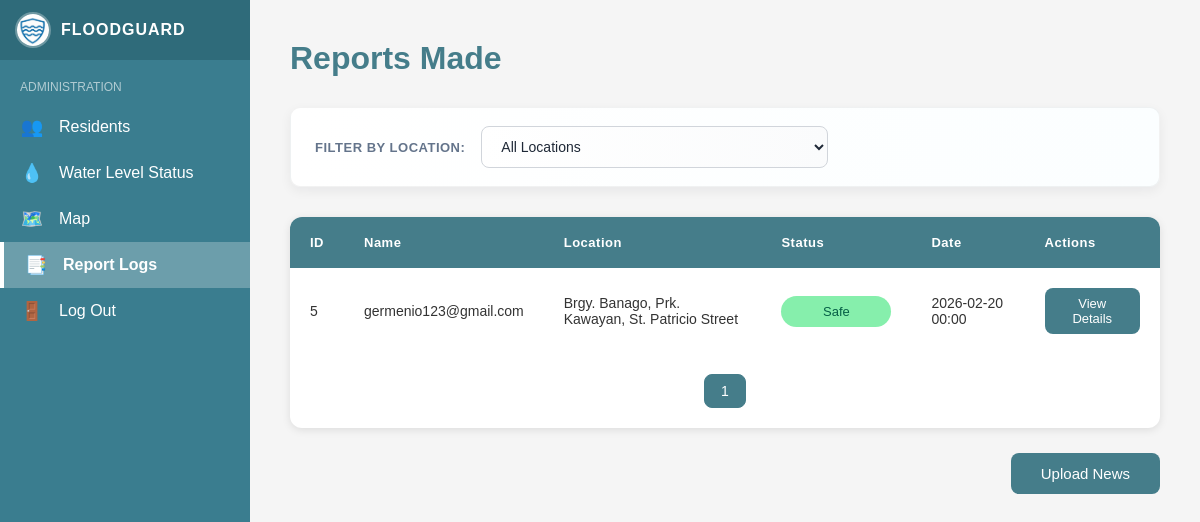
The page /views/admin-report-log.php (signed in) on the database its author committed.
### tables this page shows
CREATE TABLE `reports` (
  `id` int(10) UNSIGNED NOT NULL,
  `user_email` varchar(255) DEFAULT NULL,
  `location` varchar(255) NOT NULL,
  `status` enum('Safe','In Danger','Alert','Danger') NOT NULL,
  `description` text DEFAULT NULL,
  `image` mediumblob DEFAULT NULL,
  `post_news` tinyint(1) NOT NULL DEFAULT 0,
  `created_at` datetime NOT NULL DEFAULT current_timestamp()
);

### models/reports.php (called while the page is built, shortened)
<?php
function get_all_reports($conn, $limit = null, $offset = 0) {
    $reports = [];
    $query = "SELECT id, user_email, location, status, description, image, post_news, created_at
              FROM reports
              ORDER BY created_at DESC";
    if ($limit !== null) {
        $limit = intval($limit);
        $offset = intval($offset);
        $query .= " LIMIT $limit OFFSET $offset";
    }
    $result = $conn->query($query);
    if ($result && $result->num_rows > 0) {
        while ($row = $result->fetch_assoc()) {
            $reports[] = $row;
        }
    }
    return $reports;
}
function get_reports_count($conn) {
    $query = "SELECT COUNT(*) as total FROM reports";
    $result = $conn->query($query);
    if ($result) {
        $row = $result->fetch_assoc();
        return (int)$row['total'];
    }
    return 0;
}
?>

### views/admin-report-log.php (the view, shortened to what this page needs)
<?php
include '../controllers/admin-report-log-controller.php';
?>
<!DOCTYPE html>
<html lang="en">
<head>
    <link rel="stylesheet" href="../assets/css/adminreportlog.css">
</head>
<body>
<?php include 'include/admin-sidebar.php'; ?>
<main>
<div class="main-wrapper">
    <h1>Reports Made</h1>
    <div class="filter-box">
        <form method="GET" class="filter-form">
            <label for="locationFilter">Filter by Location:</label>
            <select id="locationFilter" name="location" onchange="this.form.submit()">
                <option value="">All Locations</option>
            </select>
        </form>
    </div>
    <div class="table-container">
        <table>
            <thead>
                <tr>
                    <th>ID</th>
                    <th>Name</th>
                    <th>Location</th>
                    <th>Status</th>
                    <th>Date</th>
                    <th>Actions</th>
                </tr>
            </thead>
            <tbody>
            <?php if (empty($reports)): ?>
                <tr>
                    <td colspan="6" style="text-align: center;">No reports found</td>
                </tr>
            <?php else: ?>
                <?php foreach ($reports as $r): ?>
                <tr>
                    <td><?= htmlspecialchars($r["id"]) ?></td>
                    <td><?= htmlspecialchars($r["name"]) ?></td>
                    <td><?= htmlspecialchars($r["area"]) ?></td>
                    <td>
                        <span class="status-badge <?= getBadgeClass($r["status"]) ?>">
                            <?= htmlspecialchars($r["status"]) ?>
                        </span>
                    </td>
                    <td><?= htmlspecialchars(date('Y-m-d H:i', strtotime($r["last_updated"]))) ?></td>
                    <td>
                        <button class="view-details-btn" onclick="viewReport(<?= (int)$r['id'] ?>)">
                            View Details
                        </button>
                    </td>
                </tr>
                <?php endforeach; ?>
            <?php endif; ?>
            </tbody>
        </table>
            <div class="pagination-section" style="margin: 20px 0; text-align: center;">
                <?php if (!empty($pagination_buttons)): ?>
                    <?php foreach ($pagination_buttons as $btn): ?>
                        <?= $btn ?>
                    <?php endforeach; ?>
                <?php endif; ?>
            </div>
    </div>
    <div class="button-section">
        <button class="upload-btn">Upload News</button>
    </div>
</div>
</main>
</body>
</html>

### assets/css/adminreportlog.css (style rules this page uses)
* { margin: 0; padding: 0; box-sizing: border-box; }
body { font-family: Arial, sans-serif; background: #f5f5f5; }
main { padding: 40px; }
.main-wrapper { max-width: 1200px; margin: 0 auto; }
h1 { color: #457d8a; font-size: 32px; margin-bottom: 30px; }
.filter-box { background: linear-gradient(90deg, #ffffff, #fbfeff); border-radius: 10px; padding: 18px 24px; margin-bottom: 30px; box-shadow: 0 4px 12px rgba(16, 24, 40, 0.06); border: 1px solid rgba(34, 37, 41, 0.06); transition: box-shadow 0.2s ease; }
.filter-form { display: flex; align-items: center; gap: 16px; flex-wrap: wrap; }
.filter-box label { font-size: 13px; color: #64748b; font-weight: 600; white-space: nowrap; text-transform: uppercase; letter-spacing: 0.5px; }
.filter-box select { padding: 11px 15px; border: 1px solid #d1d5db; border-radius: 8px; background: linear-gradient(to right, #ffffff, #fafbfc); color: #1f2937; font-size: 14px; font-weight: 500; cursor: pointer; min-width: 240px; transition: all 0.2s ease; }
.table-container { background: white; border-radius: 12px; overflow: hidden; box-shadow: 0 2px 8px rgba(0, 0, 0, 0.1); margin-bottom: 25px; }
table { width: 100%; border-collapse: collapse; }
thead { background: #457d8a; color: white; }
th { padding: 18px 20px; text-align: left; font-size: 13px; font-weight: 600; letter-spacing: 0.5px; }
tbody tr { border-bottom: 1px solid #e5e7eb; }
tbody tr:last-child { border-bottom: none; }
td { padding: 20px; font-size: 14px; color: #333; }
.status-badge { display: inline-block; padding: 8px 20px; border-radius: 20px; font-size: 13px; font-weight: 500; text-align: center; min-width: 110px; }
.badge-safe { background: #86efac; color: #065f46; }
.view-details-btn { padding: 8px 20px; background: #457d8a; color: white; border: none; border-radius: 8px; font-size: 13px; font-weight: 500; cursor: pointer; transition: background 0.3s; }
.button-section { display: flex; justify-content: flex-end; }
.upload-btn { background: #457d8a; color: white; border: none; padding: 12px 30px; border-radius: 8px; font-size: 15px; font-weight: 500; cursor: pointer; }
.pagination-section { margin: 20px 0; text-align: center; }

### assets/css/sidebar.css (style rules this page uses)
main { margin-left: 250px; transition: margin-left 0.3s ease; }

### rows shown on the page
reports: id "5", user_email "germenio123@gmail.com", location "Brgy. Banago, Prk. Kawayan, St. Patricio Street", status "Safe", created_at "2026-02-20 00:00"
